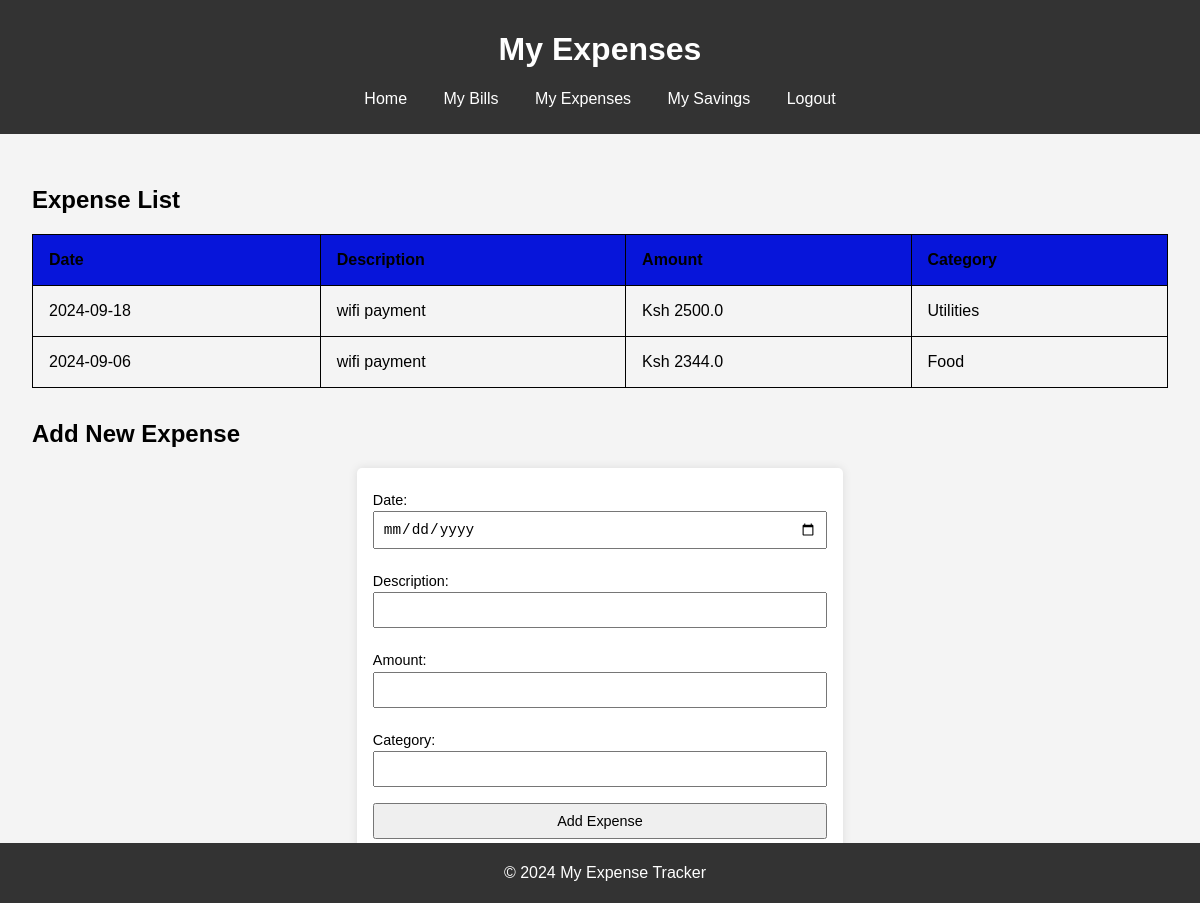
The page /my_expenses (signed in) on the database its author committed.
### tables this page shows
CREATE TABLE expenses (
                id INTEGER PRIMARY KEY AUTOINCREMENT,
                user_id INTEGER,
                date TEXT NOT NULL,
                description TEXT NOT NULL,
                amount REAL NOT NULL,
                category TEXT NOT NULL,
                FOREIGN KEY(user_id) REFERENCES users(id)
            );

### app.py (the view)
@app.route('/my_expenses', methods=['GET'])
def expenses():
    conn = sqlite3.connect('track_it.db')
    c = conn.cursor()
    c.execute("SELECT date, description, amount, category FROM expenses where user_id = ?", (current_user.id,))
    expenses = c.fetchall()
    print(expenses)
    conn.close()
    return render_template('my_expenses.html', expenses=expenses)

### app.py (called while the page is built)
@login_manager.user_loader
def load_user(user_id):
    with sqlite3.connect('track_it.db') as conn:
        cur = conn.cursor()
        cur.execute('SELECT * FROM users WHERE id = ?', (user_id,))
        user = cur.fetchone()
        if user:
            return User(*user)
    return None

### templates/my_expenses.html (shortened to what this page needs)
<!DOCTYPE html>
<html lang="en">
<head>
</head>
<body>
    <header>
        <h1>My Expenses</h1>
        <nav>
            <ul>
                <li><a href="/homepage">Home</a></li>
                <li><a href="/my_bills">My Bills</a></li>
                <li><a href="/my_expenses">My Expenses</a></li>
                <li><a href="/savings">My Savings</a></li>
                <li><a href="/logout">Logout</a></li>
            </ul>
        </nav>
    </header>
    <main>
        <section>
            <h2>Expense List</h2>
            <table>
            <thead>
                <tr>
                <th>Date</th>
                <th>Description</th>
                <th>Amount</th>
                <th>Category</th>
                </tr>
            </thead>
            <tbody>
                {% for expense in expenses %}
                <tr>
                <td>{{ expense[0] }}</td>
                <td>{{ expense[1] }}</td>
                <td>Ksh {{ expense[2] }}</td>
                <td>{{ expense[3] }}</td>
                </tr>
                {% endfor %}
            </tbody>
            </table>
        </section>
        <section>
            <h2>Add New Expense</h2>
            <form action="/add_expense" method="post">
                <label for="date">Date:</label>
                <input type="date" id="date" name="date" required>
                <label for="description">Description:</label>
                <input type="text" id="description" name="description" required>
                <label for="amount">Amount:</label>
                <input type="number" id="amount" name="amount" step="0.01" required>
                <label for="category">Category:</label>
                <input type="text" id="category" name="category" required>
                <button type="submit">Add Expense</button>
            </form>
        </section>
    </main>
    <footer>
        <p>&copy; 2024 My Expense Tracker</p>
    </footer>
</body>
</html>

### templates/my_expenses.html (style rules this page uses)
body { font-family: Arial, sans-serif; margin: 0; padding: 0; background-color: #f4f4f4; }
header { background-color: #333; color: #fff; padding:10px; text-align: center; }
nav ul { list-style: none; padding: 0; }
nav ul li { display: inline; margin: 0 1rem; }
nav ul li a { color: #fff; text-decoration: none; }
main { padding: 2rem; }
table { width: 100%; border-collapse: collapse; margin-bottom: 2rem; }
table, th, td { border: 1px solid #000000; }
th, td { padding: 1rem; text-align: left; }
th { background-color: #0715da; }
form { display: flex; flex-direction: column; max-width: 40%; margin: 0 auto; background-color: #fff; padding: 1rem; box-shadow: 0 0 10px rgba(0, 0, 0, 0.1); border-radius: 5px; }
form label { margin: 0.5rem 0 0.2rem; font-size: 0.9rem; }
form input, form button { padding: 0.5rem; margin-bottom: 1rem; font-size: 0.9rem; }
footer { background-color: #333; color: #fff; text-align: center; padding: 5px; position: fixed; width: 100%; bottom: 0; }

### rows shown on the page
expenses: date "2024-09-18", description "wifi payment", amount "2500.0", category "Utilities"
expenses: date "2024-09-06", description "wifi payment", amount "2344.0", category "Food"
